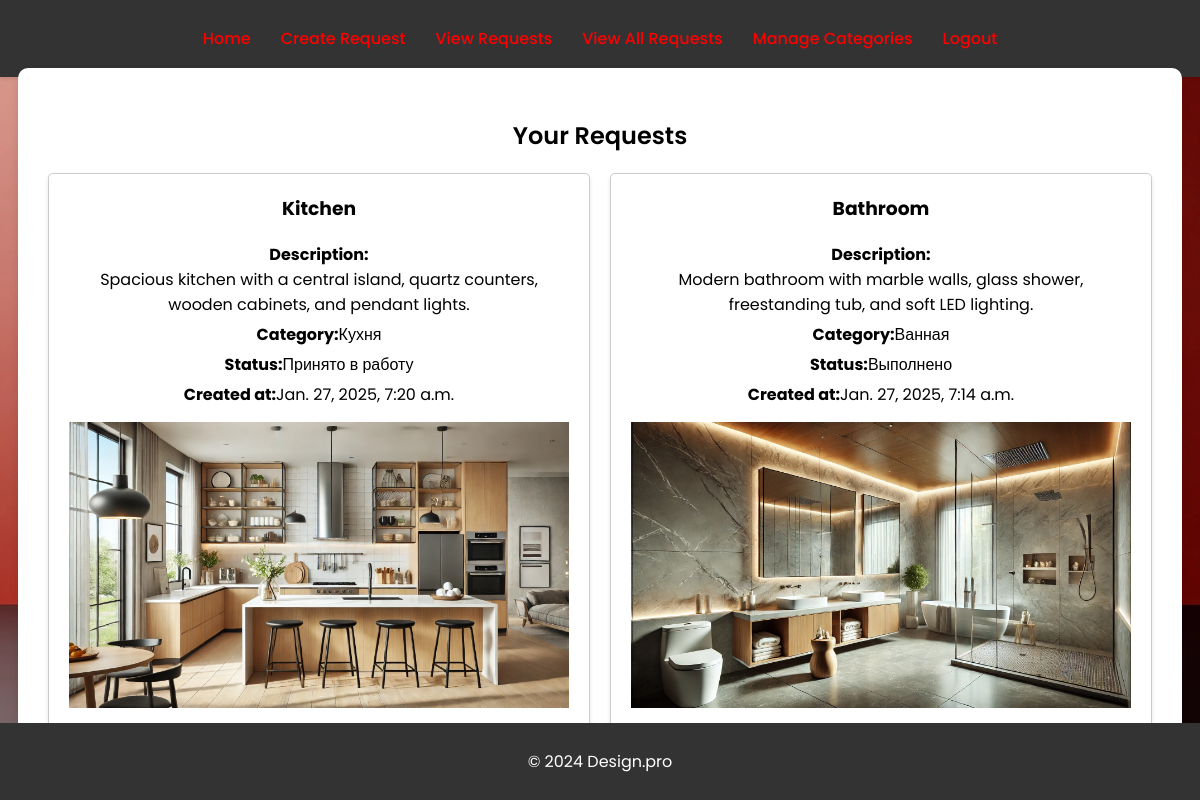
/view_requests/ (signed in), run on the app's committed database.
### main/models.py (models this page shows, shortened)
class Request(models.Model):
    STATUS_CHOICES = [
        ('Новая', 'Новая'),
        ('Принято в работу', 'Принято в работу'),
        ('Выполнено', 'Выполнено'),
    ]
    user = models.ForeignKey(User, on_delete=models.CASCADE)
    title = models.CharField(max_length=255)
    description = models.TextField()
    category = models.ForeignKey(Category, on_delete=models.CASCADE)
    image = models.ImageField(upload_to='images/')
    status = models.CharField(max_length=20, choices=STATUS_CHOICES, default='Новая')
    created_at = models.DateTimeField(auto_now_add=True)

class Category(models.Model):
    name = models.CharField(max_length=255, unique=True)

### main/views.py (the view)
# urls.py: path('view_requests/', view_requests, name='view_requests'),
@login_required
def view_requests(request):
    requests = Request.objects.filter(user=request.user).order_by('-created_at')
    return render(request, 'view_requests.html', {'requests': requests})

### main/templates/view_requests.html (shortened to what this page needs)
{% extends 'base.html' %}
{% block content %}
<div class="wrapper fadeInDown">
  <div id="formContent">
    <h2 class="active">Your Requests</h2>
    {% if requests %}
      <div class="requests-list">
        {% for request in requests %}
          <div class="request-item">
            <h3>{{ request.title }}</h3>
            <p><strong>Description:</strong> {{ request.description }}</p>
            <p><strong>Category:</strong> {{ request.category.name }}</p>
            <p><strong>Status:</strong> {{ request.status }}</p>
            <p><strong>Created at:</strong> {{ request.created_at }}</p>
            {% if request.image %}
              <img src="{{ request.image.url }}" alt="Request Image" class="request-image">
            {% endif %}
          </div>
        {% endfor %}
      </div>
    {% else %}
      <p>No requests found.</p>
    {% endif %}
  </div>
</div>
{% endblock %}

### main/static/css/styles.css (style rules this page uses)
html { background-image: url('../img/musulman_Generate.png'); background-size: cover; background-position: center; background-repeat: no-repeat; background-attachment: fixed; }
body { font-family: "Poppins", sans-serif; margin: 0; padding: 0; }
h2 { text-align: center; font-size: 24px; font-weight: 600; margin: 20px 0; }
.wrapper { display: flex; align-items: center; justify-content: center; height: 80vh; }
#formContent { background: #fff; padding: 30px; border-radius: 10px; box-shadow: 0 4px 8px rgba(0, 0, 0, 0.1); text-align: center; width: 100%; max-width: fit-content; }
#formContent h2 { margin-bottom: 20px; }
#formContent p { display: flex; flex-wrap: wrap; justify-content: center; }
.fadeInDown { animation: fadeInDown 1s ease-in-out; }
.requests-list { display: flex; gap: 20px; justify-content: center; }
.request-item { background-color: #fff; padding: 20px; border: 1px solid #ccc; border-radius: 5px; box-shadow: 0 2px 4px rgba(0, 0, 0, 0.1); width: 500px; text-align: center; }
.request-item h3 { margin-top: 0; }
.request-item p { margin: 5px 0; }
.request-image { max-width: 100%; height: auto; margin-top: 10px; }

### data on the page
Request: title "Kitchen", description "Spacious kitchen with a central island, quartz counters, wooden cabinets, and pendant lights.", category.name "Кухня", status "Принято в работу", created_at "Jan. 27, 2025, 7:20 a.m.", image (picture)
Request: title "Bathroom", description "Modern bathroom with marble walls, glass shower, freestanding tub, and soft LED lighting.", category.name "Ванная", status "Выполнено", created_at "Jan. 27, 2025, 7:14 a.m.", image (picture)
